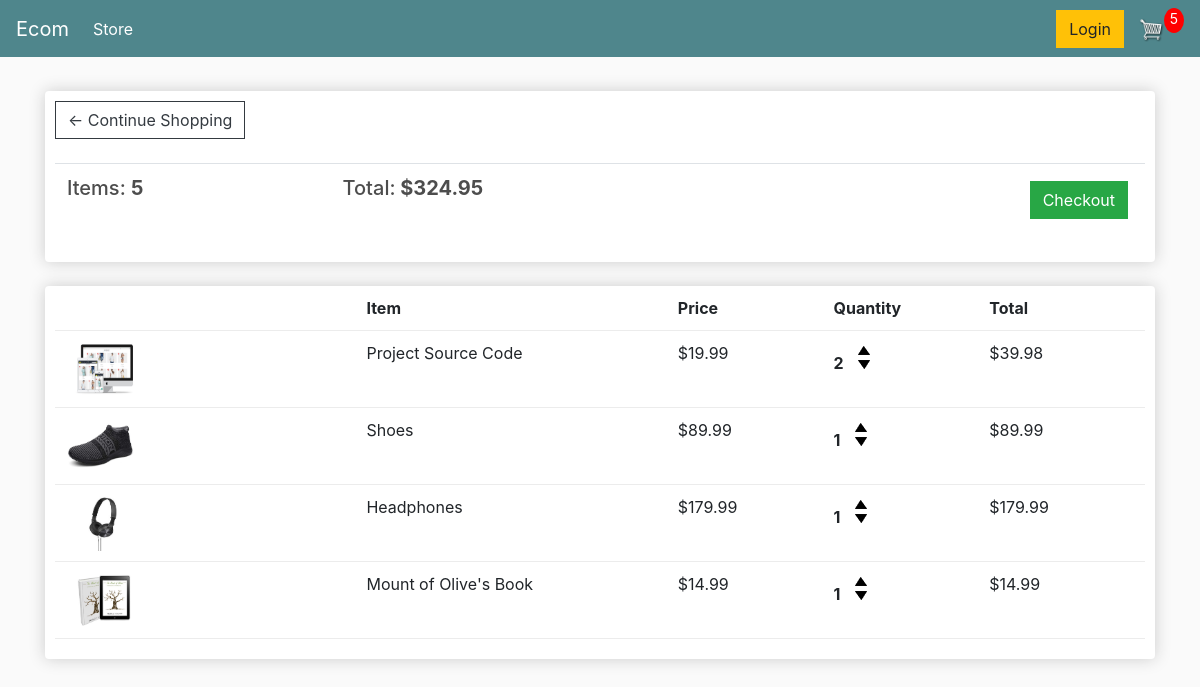
The app's page /cart/ (signed in) with its own data.
### store/models.py (models this page shows, shortened)
class Order(models.Model):
	customer = models.ForeignKey(Customer, on_delete=models.SET_NULL, null=True, blank=True)
	date_ordered = models.DateTimeField(auto_now_add=True)
	complete = models.BooleanField(default=False)
	transaction_id = models.CharField(max_length=100, null=True)
	@property
	def get_cart_total(self):
		orderitems = self.orderitem_set.all()
		total = sum([item.get_total for item in orderitems])
		return total
	@property
	def get_cart_items(self):
		orderitems = self.orderitem_set.all()
		total = sum([item.quantity for item in orderitems])
		return total

class OrderItem(models.Model):
	product = models.ForeignKey(Product, on_delete=models.SET_NULL, null=True)
	order = models.ForeignKey(Order, on_delete=models.SET_NULL, null=True)
	quantity = models.IntegerField(default=0, null=True, blank=True)
	date_added = models.DateTimeField(auto_now_add=True)
	@property
	def get_total(self):
		total = self.product.price * self.quantity
		return total

class Product(models.Model):
	name = models.CharField(max_length=200)
	price = models.FloatField()
	digital = models.BooleanField(default=False,null=True, blank=True)
	image = models.ImageField(null=True, blank=True)
	@property
	def imageURL(self):
		try:
			url = self.image.url
		except:
			url = ''
		return url

### store/views.py (the view)
# urls.py: path('cart/', views.cart, name="cart"),
def cart(request):
	data = cartData(request)
	cartItems = data['cartItems']
	order = data['order']
	items = data['items']
	context = {'items':items, 'order':order, 'cartItems':cartItems}
	return render(request, 'store/cart.html', context)

### store/utils.py (called while the page is built)
def cartData(request):
	if request.user.is_authenticated:
		customer = request.user.customer
		order, created = Order.objects.get_or_create(customer=customer, complete=False)
		items = order.orderitem_set.all()
		cartItems = order.get_cart_items
	else:
		cookieData = cookieCart(request)
		cartItems = cookieData['cartItems']
		order = cookieData['order']
		items = cookieData['items']
	return {'cartItems':cartItems ,'order':order, 'items':items}

### store/templates/store/cart.html
{% extends 'store/main.html' %}
{% load static %}
{% block content %}
	<div class="row">
		<div class="col-lg-12">
			<div class="box-element">
				<a  class="btn btn-outline-dark" href="{% url 'store' %}">&#x2190; Continue Shopping</a>
				<br>
				<br>
				<table class="table">
					<tr>
						<th><h5>Items: <strong>{{order.get_cart_items}}</strong></h5></th>
						<th><h5>Total:<strong> ${{order.get_cart_total|floatformat:2}}</strong></h5></th>
						<th>
							<a  style="float:right; margin:5px;" class="btn btn-success" href="{% url 'checkout' %}">Checkout</a>
						</th>
					</tr>
				</table>
			</div>
			<br>
			<div class="box-element">
				<div class="cart-row">
					<div style="flex:2"></div>
					<div style="flex:2"><strong>Item</strong></div>
					<div style="flex:1"><strong>Price</strong></div>
					<div style="flex:1"><strong>Quantity</strong></div>
					<div style="flex:1"><strong>Total</strong></div>
				</div>
				{% for item in items %}
				<div class="cart-row">
					<div style="flex:2"><img class="row-image" src="{{item.product.imageURL}}"></div>
					<div style="flex:2"><p>{{item.product.name}}</p></div>
					<div style="flex:1"><p>${{item.product.price|floatformat:2}}</p></div>
					<div style="flex:1">
						<p class="quantity">{{item.quantity}}</p>
						<div class="quantity">
							<img data-product="{{item.product.id}}" data-action="add" class="chg-quantity update-cart" src="{% static  'images/arrow-up.png' %}">
							<img data-product="{{item.product.id}}" data-action="remove" class="chg-quantity update-cart" src="{% static  'images/arrow-down.png' %}">
						</div>
					</div>
					<div style="flex:1"><p>${{item.get_total|floatformat:2}}</p></div>
				</div>
				{% endfor %}
			</div>
		</div>
	</div>
{% endblock content %}

### static/css/main.css (style rules this page uses)
body { background-color: hsl(0, 0%, 98%); }
h1,h2,h3,h4,h5,h6 { color:hsl(0, 0%, 30%); }
.box-element { box-shadow:hsl(0, 0%, 80%) 0 0 16px; background-color: #fff; border-radius: 4px; padding: 10px; }
.col-lg-4, .col-lg-6, .col-lg-8, .col-lg-12 { margin-top: 10px; }
.btn { border-radius: 0; }
.row-image { width: 100px; }
.cart-row { display: flex; align-items: flex-stretch; padding-bottom: 10px; margin-bottom: 10px; border-bottom: 1px solid #ececec; }
.quantity { display: inline-block; font-weight: 700; padding-right:10px; }
.chg-quantity { width: 12px; cursor: pointer; display: block; margin-top: 5px; transition:.1s; }

### records on screen
Order: get_cart_items "5", get_cart_total "324.95"
OrderItem: product.imageURL (picture), product.name "Project Source Code", product.price "19.99", quantity "2", get_total "39.98"
OrderItem: product.imageURL (picture), product.name "Shoes", product.price "89.99", quantity "1", get_total "89.99"
OrderItem: product.imageURL (picture), product.name "Headphones", product.price "179.99", quantity "1", get_total "179.99"
OrderItem: product.imageURL (picture), product.name "Mount of Olive's Book", product.price "14.99", quantity "1", get_total "14.99"

### other values on screen
{{ cartItems }} "5"
